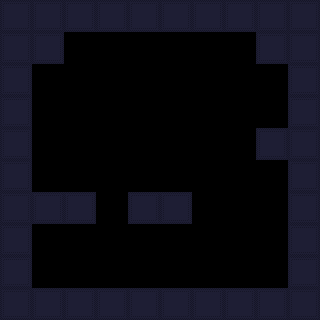

A 2D game scene composited from a Tiled map and its tileset images. What follows is a short description and the map's XML, with every tile layer's data as written:
An orthogonal 10x10 tile map with 32x32 px tiles, 1 tile layer (Tile Layer 1) and 5 objects.

<map version="1.2" tiledversion="1.3.5" orientation="orthogonal" renderorder="right-down" width="10" height="10" tilewidth="32" tileheight="32" infinite="0" nextlayerid="3" nextobjectid="6">
 <editorsettings>
  <export target="room_7_2.lua" format="lua" />
 </editorsettings>
 <tileset firstgid="1" source="../allTiles.tsx" />
 <layer id="1" name="Tile Layer 1" width="10" height="10">
  <data encoding="csv">
1,1,1,1,1,1,1,1,1,1,
1,1,0,0,0,0,0,0,1,1,
1,0,0,0,0,0,0,0,0,1,
1,0,0,0,0,0,0,0,0,1,
1,0,0,0,0,0,0,0,1,1,
1,0,0,0,0,0,0,0,0,1,
1,1,1,0,1,1,0,0,0,1,
1,0,0,0,0,0,0,0,0,1,
1,0,0,0,0,0,0,0,0,1,
1,1,1,1,1,1,1,1,1,1
</data>
 </layer>
 <objectgroup id="2" name="Object Layer 1">
  <object id="1" gid="2" x="160" y="288" width="32" height="32" />
  <object id="2" gid="3" x="32" y="192" width="32" height="32" />
  <object id="3" gid="3" x="32" y="288" width="32" height="32" />
  <object id="4" gid="3" x="256" y="288" width="32" height="32" />
  <object id="5" gid="4" x="256" y="128" width="32" height="32" />
 </objectgroup>
</map>
